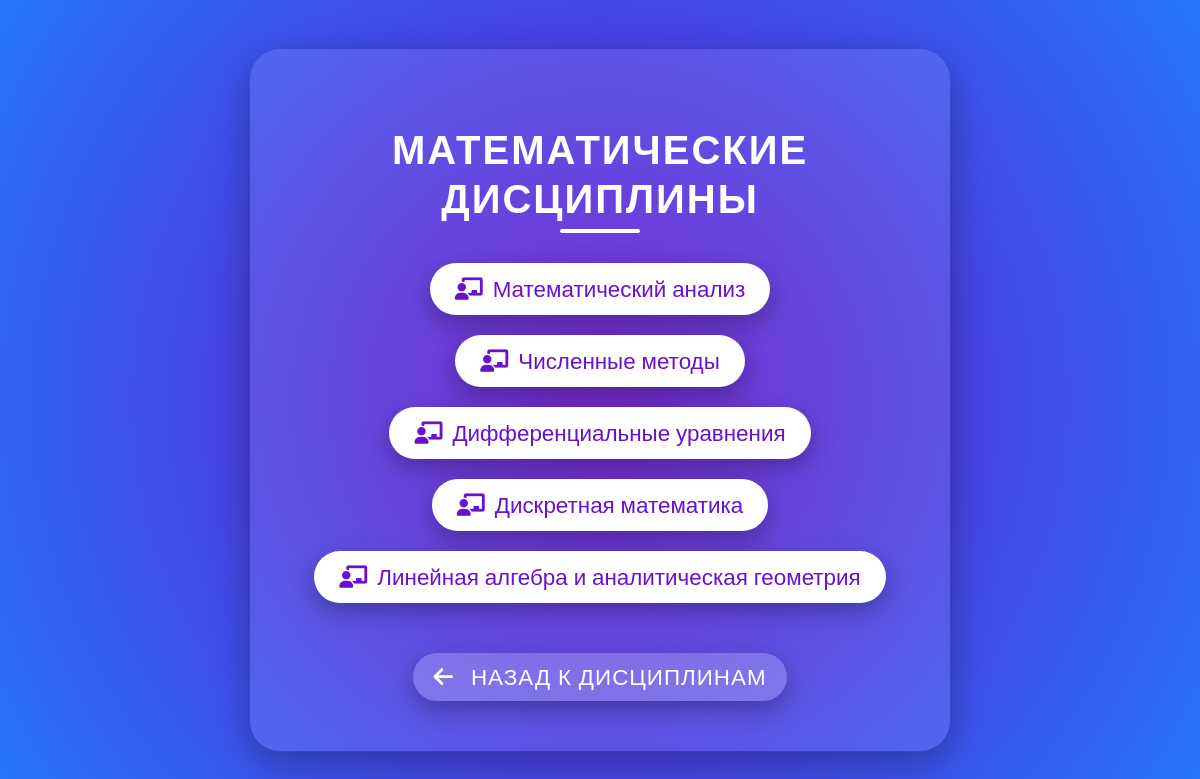
The app's page /discipline/1/ with its own data.
### coursework/models.py (models this page shows, shortened)
class Discipline(models.Model):
    name = models.CharField(max_length=200)

class Subject(models.Model):
    name = models.CharField(max_length=200)
    discipline = models.ForeignKey(Discipline, on_delete=models.CASCADE)

### coursework/views.py (the view)
# urls.py: path('discipline/<int:discipline_id>/', views.subject_list, name='subject_list'),
def subject_list(request, discipline_id):
    discipline = get_object_or_404(Discipline, id=discipline_id)
    subjects = Subject.objects.filter(discipline=discipline)
    return render(request, 'subject_list.html', {'discipline': discipline, 'subjects': subjects})

### coursework/templates/subject_list.html (shortened to what this page needs)
<!DOCTYPE html>
<html lang="en">
<head>
    <link rel="stylesheet" href="https://cdnjs.cloudflare.com/ajax/libs/font-awesome/6.0.0-beta3/css/all.min.css">
</head>
<body>
    <div class="container">
        <h1> {{ discipline.name }}</h1>
        <ul>
            {% for subject in subjects %}
                <li><a href="{% url 'teacher_list' subject.id %}"><i class="fas fa-chalkboard-teacher"></i>{{ subject.name }}</a></li>
            {% empty %}
                <li>Нет доступных предметов для этой дисциплины</li>
            {% endfor %}
        </ul>
        <a href="{% url 'home' %}" class="back-link"><i class="fas fa-arrow-left"></i> Назад к дисциплинам</a>
    </div>
</body>
</html>

### coursework/templates/subject_list.html (style rules this page uses)
body { font-family: 'Montserrat', sans-serif; background: radial-gradient(circle at 50% 50%, #6a11cb, #2575fc); margin: 0; padding: 0; display: flex; justify-content: center; align-items: center; height: 100vh; color: #fff; }
h1 { text-align: center; font-size: 2.5em; margin-bottom: 40px; color: #fff; text-transform: uppercase; letter-spacing: 2px; position: relative; }
h1::after { content: ''; position: absolute; left: 50%; bottom: -10px; transform: translateX(-50%); width: 80px; height: 4px; background-color: #fff; border-radius: 2px; }
ul { list-style: none; padding: 0; }
li { margin-bottom: 20px; }
a { text-decoration: none; color: #6a11cb; font-size: 1.4em; padding: 12px 25px; background-color: #fff; border-radius: 50px; transition: all 0.4s ease; display: inline-block; box-shadow: 0 8px 25px rgba(0, 0, 0, 0.3); position: relative; z-index: 1; }
a::before { content: ''; position: absolute; top: 0; left: 0; right: 0; bottom: 0; background: linear-gradient(135deg, #ff7e5f, #feb47b); border-radius: 50px; z-index: -1; transition: opacity 0.4s ease; opacity: 0; }
a i { margin-right: 10px; }
.container { background-color: rgba(255, 255, 255, 0.1); padding: 50px; border-radius: 30px; box-shadow: 0 12px 40px rgba(0, 0, 0, 0.3); max-width: 600px; width: 100%; text-align: center; }
.back-link { display: inline-block; margin-top: 30px; padding: 10px 20px; background-color: rgba(255, 255, 255, 0.2); border-radius: 30px; color: #fff; text-transform: uppercase; letter-spacing: 1px; transition: background-color 0.4s ease; }

### records on screen
Discipline: name "МАТЕМАТИЧЕСКИЕ ДИСЦИПЛИНЫ"
Subject: name "Математический анализ"
Subject: name "Численные методы"
Subject: name "Дифференциальные уравнения"
Subject: name "Дискретная математика"
Subject: name "Линейная алгебра и аналитическая геометрия"
